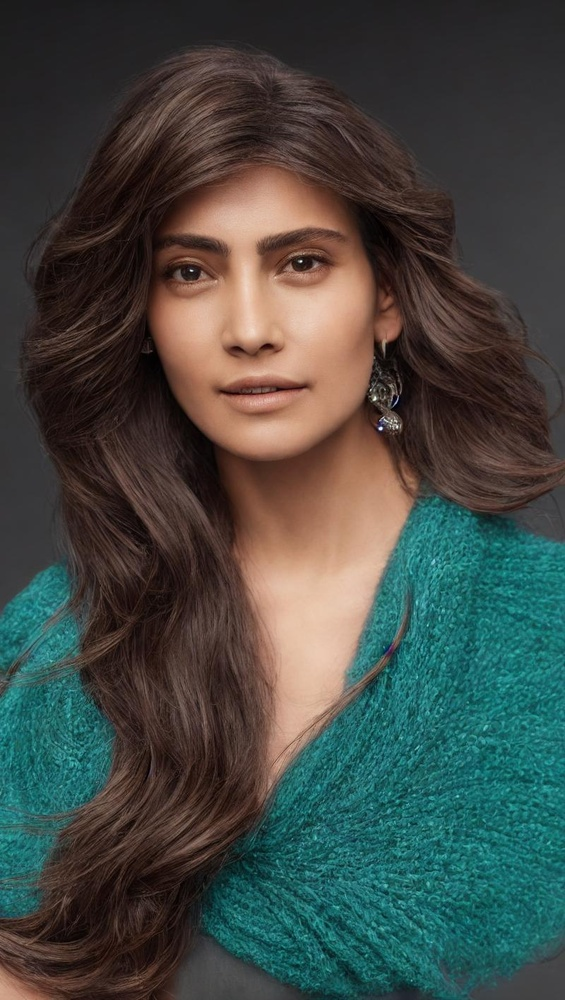
#> input picture deep-fake-images-generated/oldman-to-women.jpg, 565 x 1000 px, shrunk from 800 x 1416 before the run, found by its file name
$ python ELA.py
#> lines starting #> are read from the running program, lines starting #| are printed output that depends on the picture
from PIL import Image

def error_level_analysis(image_path, quality=95):
    """
    Performs Error Level Analysis (ELA) on the given image.

    Args:
        image_path (str): Path to the input image.
        quality (int): JPEG quality level for resaving (default is 95).

    Returns:
        PIL.Image: Grayscale ELA image where brighter areas indicate higher error levels.
    """
#> called with quality = 95
    # Load the original image and convert to RGB mode
    original = Image.open(image_path).convert('RGB')
#> original is the input picture: PIL image 565x1000 RGB; mean R, G, B 66.8, 73, 67.9

    # Save the image as JPEG with the specified quality to introduce compression artifacts
    resaved_path = 'resaved.jpg'
    original.save(resaved_path, 'JPEG', quality=quality)

    # Load the resaved JPEG image
    resaved = Image.open(resaved_path).convert('RGB')

    # Create a new grayscale image for the ELA result
    ela = Image.new('L', original.size)
#> ela: PIL image 565x1000 L; every value is 0

    # Access pixels from original, resaved, and ELA images
    pixels_orig = original.load()
    pixels_resaved = resaved.load()
    pixels_ela = ela.load()

    max_diff = 0

    # Compute the maximum difference across RGB channels for each pixel
    for x in range(original.width):
        for y in range(original.height):
            r1, g1, b1 = pixels_orig[x, y]
            r2, g2, b2 = pixels_resaved[x, y]
            dr = abs(r1 - r2)
            dg = abs(g1 - g2)
            db = abs(b1 - b2)
            ela_value = max(dr, dg, db)  # Take the maximum difference
            pixels_ela[x, y] = ela_value
            if ela_value > max_diff:
                max_diff = ela_value
#> after the loop, max_diff = 7

    # Scale the ELA image to enhance visibility
    if max_diff == 0:
        print("No difference detected between original and resaved images.")
        return ela  # Return unscaled if images are identical

    scale = 255.0 / max_diff
#> scale = 36.43
    for x in range(original.width):
        for y in range(original.height):
            pixels_ela[x, y] = int(pixels_ela[x, y] * scale)

    return ela

# Example usage
# Replace 'input.jpg' with the path to your image
ela_image = error_level_analysis('/home/subrahmanya/projects/UnFake/deep-fake-images-generated/oldman-to-women.jpg')
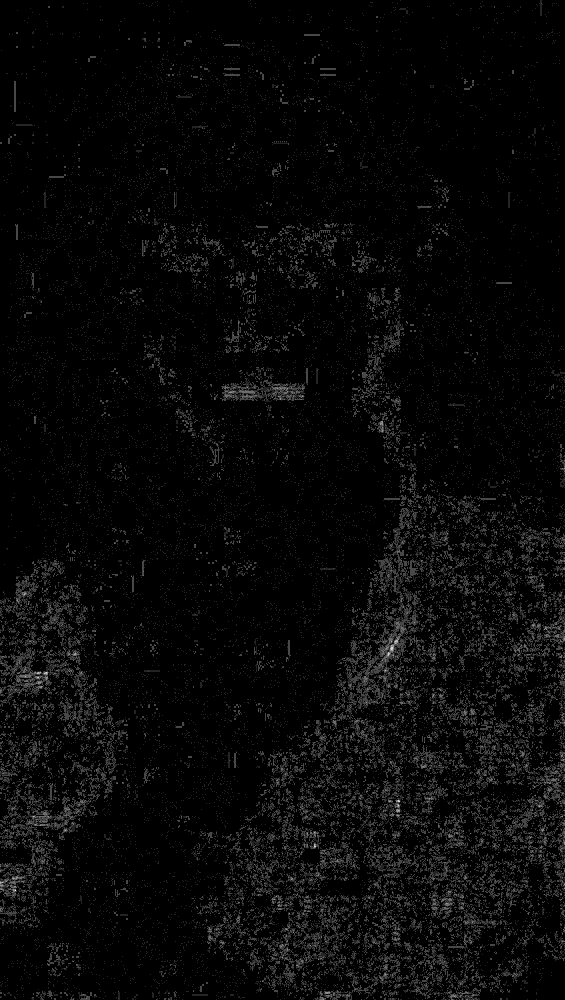
#> ela_image: PIL image 565x1000 L; min 0, max 255, mean 8.1
ela_image.save('ela_output7.png')

$ run again, with shreeleela.jpg copied over deep-fake-images-generated/oldman-to-women.jpg
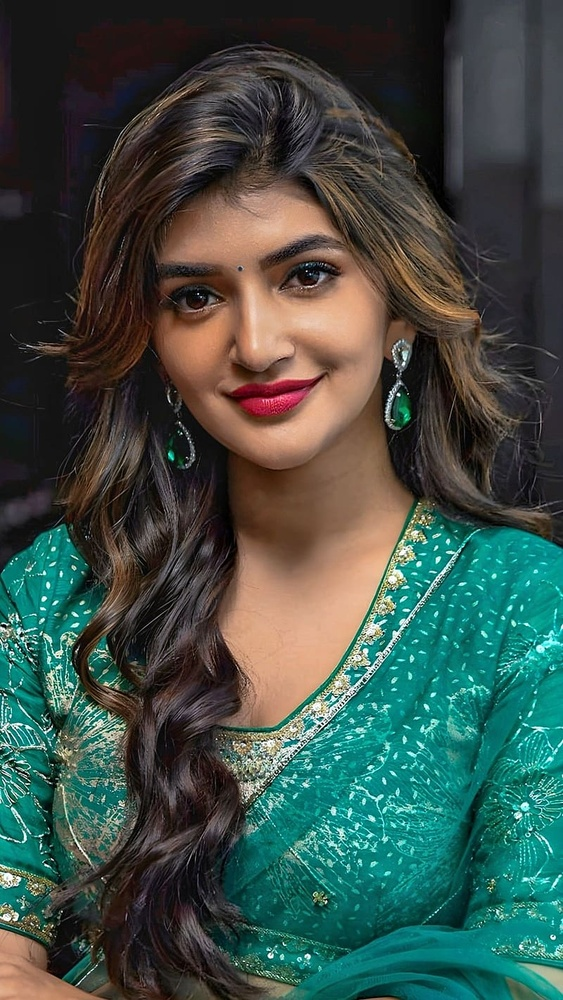
#> input picture shreeleela.jpg, 563 x 1000 px, shrunk from 800 x 1422 before the run, found by its file name
#> in error_level_analysis, original is the input picture: PIL image 563x1000 RGB; mean R, G, B 61.1, 78.8, 71.1
#> ela: PIL image 563x1000 L; every value is 0
#> after the loop in error_level_analysis, `for x in range(original.width):`: max_diff = 20
#> scale = 12.75
#> `ela_image = error_level_analysis('/home/subrahmanya/projects/UnFake/de..`:
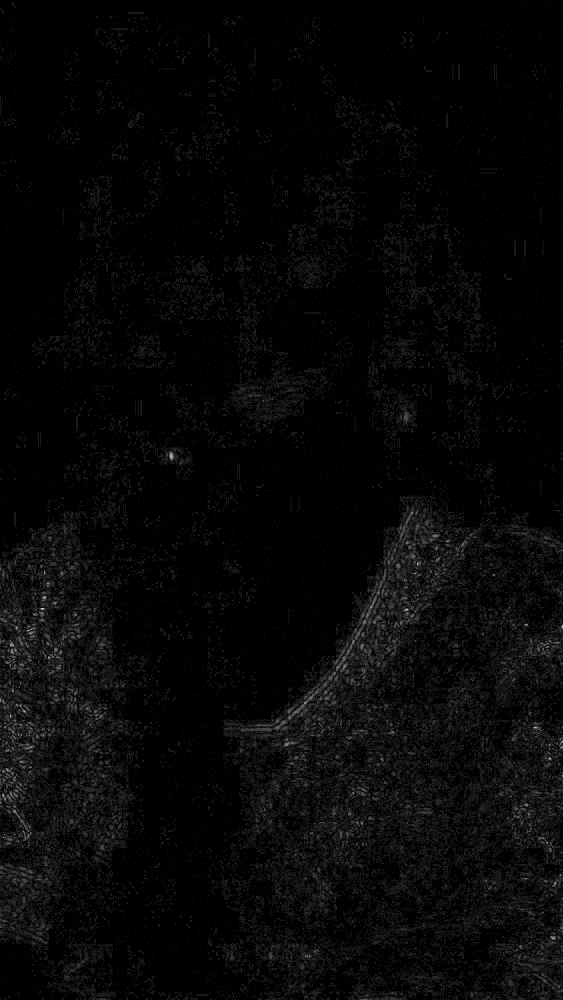
#> ela_image: PIL image 563x1000 L; min 0, max 255, mean 7.3

$ run again, with deepfake_oldman-face.jpeg copied over deep-fake-images-generated/oldman-to-women.jpg
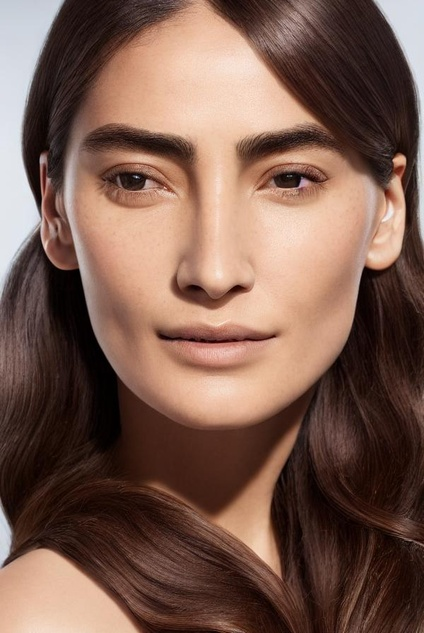
#> input picture deepfake_oldman-face.jpeg, 424 x 633 px, shrunk from 600 x 896 before the run, found by its file name
#> in error_level_analysis, original is the input picture: PIL image 424x633 RGB; mean R, G, B 122.9, 92.4, 79.6
#> ela: PIL image 424x633 L; every value is 0
#> after the loop in error_level_analysis, `for x in range(original.width):`: max_diff = 4
#> scale = 63.75
#> `ela_image = error_level_analysis('/home/subrahmanya/projects/UnFake/de..`:
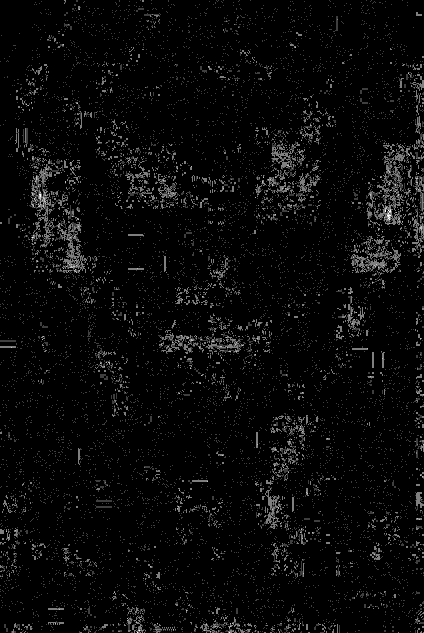
#> ela_image: PIL image 424x633 L; min 0, max 255, mean 9.4

$ run again, with pexels-photo-14697557.jpeg copied over deep-fake-images-generated/oldman-to-women.jpg
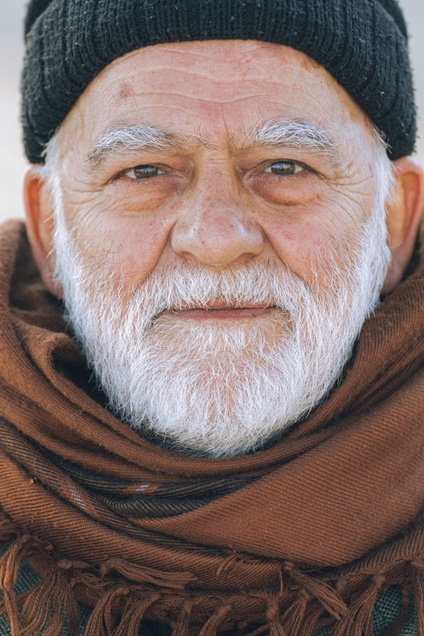
#> input picture pexels-photo-14697557.jpeg, 424 x 636 px, shrunk from 600 x 900 before the run, found by its file name
#> in error_level_analysis, original is the input picture: PIL image 424x636 RGB; mean R, G, B 128.3, 109.2, 104.6
#> ela: PIL image 424x636 L; every value is 0
#> after the loop in error_level_analysis, `for x in range(original.width):`: max_diff = 9
#> scale = 28.33
#> `ela_image = error_level_analysis('/home/subrahmanya/projects/UnFake/de..`:
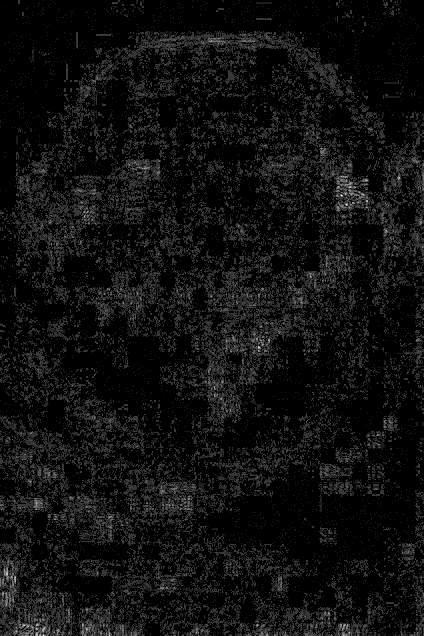
#> ela_image: PIL image 424x636 L; min 0, max 255, mean 15.6
